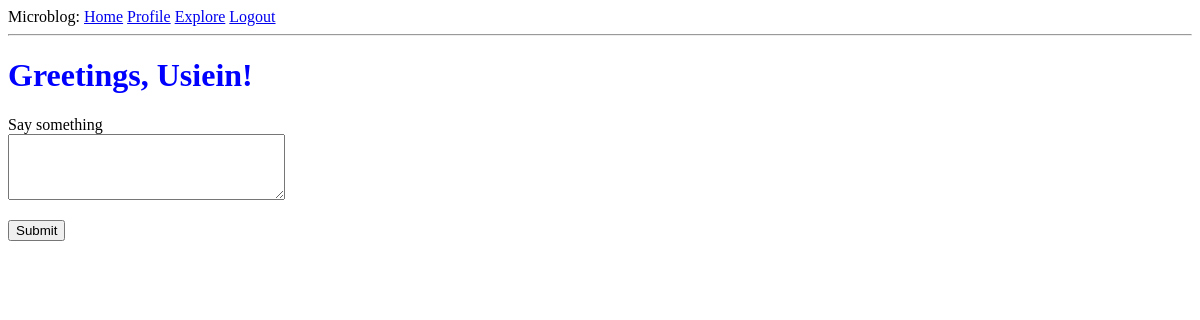
Before: /index (signed in) with the older database file.
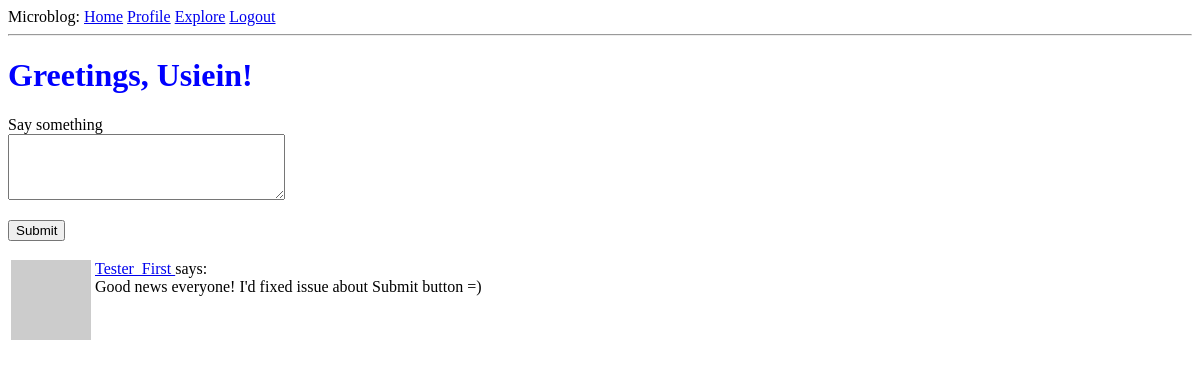
After: the same page with the newer database file.
### app/models.py (models this page shows, shortened)
class Post(db.Model):
    id = db.Column(db.Integer, primary_key=True)
    body = db.Column(db.String(140))
    timestamp = db.Column(db.DateTime, index=True, default=datetime.utcnow)
    user_id = db.Column(db.Integer, db.ForeignKey('user.id'))

class User(UserMixin, db.Model):
    id = db.Column(db.Integer, primary_key=True)
    username = db.Column(db.String(64), index=True, unique=True)
    email = db.Column(db.String(120), index=True, unique=True)
    password_hash = db.Column(db.String(128))
    posts = db.relationship('Post', backref='author', lazy='dynamic')
    about_me = db.Column(db.String(140))
    last_seen = db.Column(db.DateTime, default=datetime.utcnow)
    followed = db.relationship(
        'User', secondary=followers,
        primaryjoin=(followers.c.follower_id == id),
        secondaryjoin=(followers.c.followed_id == id),
        backref=db.backref('followers', lazy='dynamic'), lazy='dynamic')
    @login.user_loader
    def load_user(id):
        return User.query.get(int(id))
    def avatar(self, size):
        digest = md5(self.email.lower().encode('utf-8')).hexdigest()
        return f'https://www.gravatar.com/avatar/{digest}?d=identicon&s={size}'
    def followed_posts(self):
        followed = Post.query.join(
            followers, (followers.c.followed_id == Post.user_id)).filter(
                followers.c.follower_id == self.id)
        own = Post.query.filter_by(user_id=self.id)
        return followed.union(own).order_by(Post.timestamp.desc())

### app/routes.py (the view)
@app.route('/', methods=['GET', 'POST'])
@app.route('/index', methods=['GET', 'POST'])
@login_required
def index():
    form = PostForm()
    if form.validate_on_submit():
        post = Post(body=form.post.data, author=current_user)
        db.session.add(post)
        db.session.commit()
        flash('Your post is now live!')
        return redirect(url_for('index'))
    posts = current_user.followed_posts().all()
    return render_template('index.html', title='Home',form=form, posts=posts)

### app/forms.py
class PostForm(FlaskForm):
    post = TextAreaField('Say something', validators=[
        DataRequired(), Length(min=1, max=140)])
    submit = SubmitField('Submit')

### app/routes.py (called while the page is built)
@app.before_request
def before_request():
    if current_user.is_authenticated:
        current_user.last_seen = datetime.utcnow()
        db.session.commit()

### app/templates/index.html (shortened to what this page needs)
{% extends "base.html" %}
{% block content %}
	<h1 style="color:blue">Greetings, {{ current_user.username }}!</h1>
	{% if form %}
	<form action="" method="post">
		<p>
			{{ form.post.label }}<br>
			{{ form.post(cols=32, rows=4) }}<br>
		</p>
		<p>{{ form.submit() }}</p>
	</form>
	{% endif %}
	{% for post in posts %}
		{% include "_post.html" %}
	{% endfor %}
{% endblock %}

### app/templates/_post.html
<table>
	<tr valign="top">
		<td><img src="{{ post.author.avatar(32) }}"></td>
		<td>
			<a href="{{ url_for('user', username=post.author.username) }}">
				{{ post.author.username }}
			</a>
			says: <br>{{ post.body }}
		</td>
	</tr>
</table>

Changed rows visible on the page:
added Post: author.username "Tester_First", body "Good news everyone! I'd fixed issue about Submit button =)"
